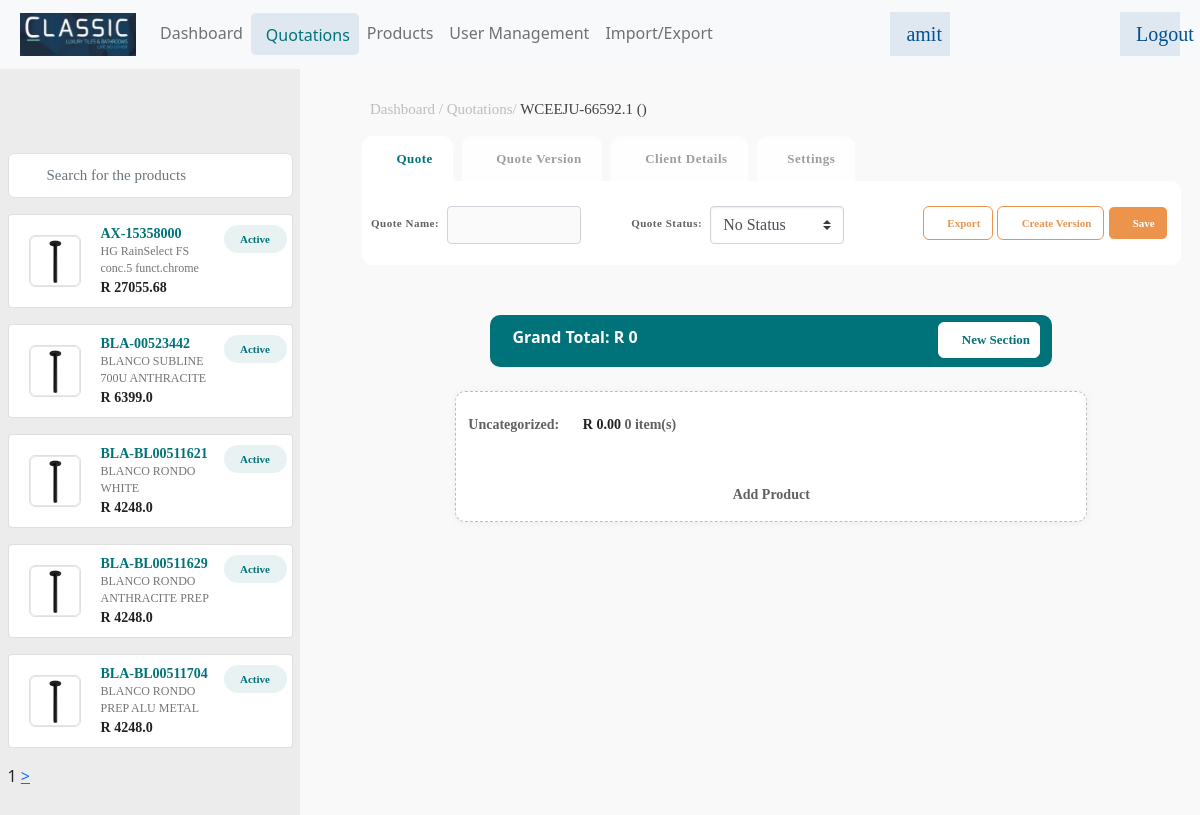
/quotation/24 (signed in), run on the app's committed database.
### app/models.py (models this page shows, shortened)
class Product(models.Model):
    name = models.CharField(max_length=100)
    description = models.TextField()
    quantity = models.PositiveIntegerField(default=0)
    selling_price = models.FloatField()

class Quotation(models.Model):
    quot_no = models.CharField(max_length=200)
    name = models.CharField(max_length=200)
    quot_status = models.CharField(max_length=50, choices=quotationstatus, default="No Status")
    market_seg = models.CharField(max_length=200, default="N/A")
    created_at = models.DateTimeField(auto_now_add=True)
    created_by = models.ForeignKey(User, on_delete=models.CASCADE)

### app/views.py (the view)
# urls.py: path('quotation/<int:pk>', views.quotdetail, name='quotdetail'),
@login_required()
def quotdetail(request, pk):
    print("\n")
    print("\n")
    print("pk ", pk)
    products = Product.objects.all()
    p = Paginator(products, 5)
    page_number = request.GET.get('page')
    try:
        page_obj = p.get_page(page_number)  # returns the desired page object
    except PageNotAnInteger:
        page_obj = p.page(1)
    except EmptyPage:
        page_obj = p.page(p.num_pages)
    quot = Quotation.objects.get(id=pk)
    sections = Section.objects.filter(quotation=pk)
    prods = []
    gt = 0; data = []
    data1 = sectionSubProduct(sections)
    data, gt = data1[0], data1[1]
    context = {'data': data, 'products': products, 'quot': quot, 'grandtotal': gt,
               "quotationstatus": quotationstatus,'page_obj': page_obj}
    return render(request, "quotationdetail.html", context)

### app/datafunction.py (called while the page is built, shortened)
def sectionSubProduct(sections):
    data = []
    gt = 0
    data1 = [data, gt]
    return data1

### app/templates/quotationdetail.html (shortened to what this page needs)
{% extends 'base.html' %}
{% load static %}
{% block main-content %}
<div class="col-md-12 p-0 quotation-page-1 float-left">
    <div class="col-md-3 col-sm-12 sidebar-text float-left">
        <div class="pt-20">&nbsp;</div>
        <div class="form-group has-search">
            <form method="post">
                <input type="text" class="form-control searchbox" placeholder="Search for the products" id="psearch" />
            </form>
        </div>
        <div class="sidebar-div" id="ps">
            {% for p in page_obj %}
            <div class="card">
                <div class="row">
                    <div class="col-sm-12">
                        <img class="product-img" src="{% static 'dist/img/image_77.png' %}" alt="Card image" />
                        <div class="card-body-right">
                            <p class="sidebar-heading mb-0">{{p.name}} <span class="active-button">Active</span></p>
                            <p class="sidebar-description mb-0"><span class="card-text">{{p.description}}</span></p>
                            <p class="sidebar-footer-text mb-0">R {{p.selling_price}}</p>
                        </div>
                    </div>
                </div>
            </div>
            {% endfor %}
            <div>
            <span>{{page_obj.number}}</span>
             {%if page_obj.has_next %}
              <a href="?page={{page_obj.next_page_number}}">></a>
           {% endif %}
            </div>
        </div>
    </div>
    <div class="col-md-9 right-side float-left">
        <p class="right-side-heading">Dashboard / Quotations/ <span style="color:#424242 !important;">{{quot.name}}-{{quot.quot_no}}.1 () </span></p>
        <div class="container">
            <div class="row">
                <div class="col-md-12">
                    <div class="tab" role="tabpanel">
                        <ul class="nav nav-tabs" role="tablist">
                            <li role="presentation" class="active"><a href="#Section1" aria-controls="home" role="tab" data-toggle="tab"><i class="fa fa-shopping-bag" aria-hidden="true"></i> Quote</a></li>
                            <li role="presentation"><a href="#Section2" aria-controls="profile" role="tab" data-toggle="tab"> <i class="fas fa-layer-group"></i> Quote Version</a></li>
                            <li role="presentation"><a href="#Section3" aria-controls="messages" role="tab" data-toggle="tab"><i class="fa fad fa-male" aria-hidden="true"></i> Client Details</a></li>
                            <li role="presentation"><a href="#Section4" aria-controls="settings" role="tab" data-toggle="tab"><i class="fa fa-sliders-h" aria-hidden="true"></i>Settings</a></li>
                        </ul>
                        <div class="tab-content tabs">
                            <div role="tabpanel" class="tab-pane in active" id="Section1">
                                <form action="{% url 'savequote' %}" method="post">
                                    <div class="row">
                                        <div class="col-md-4 pr-0">
                                            <div class="form-group d-flex">
                                                <label class="heading-lebel ml-2">Quote Name: </label>
                                                <input type="text" class="form-control w-50 ml-2" id="qnameid" placeholder="" name="qname">
                                            </div>
                                        </div>
                                        <div class="col-md-4 pl-0">
                                            <div class="form-group d-flex">
                                                <label class="heading-lebel">Quote Status: </label>
                                                <select name="status" class="custom-select  w-50 ml-2" id="statusid">
                                                    {% for qs in quotationstatus %}
                                                    <option value="{{qs.0}}">{{qs.1}}</option>
                                                    {% endfor %}
                                                </select>
                                            </div>
                                        </div>
                                        <div class="col-md-4 pl-0 text-center">
                                            <div class="form-group">
                                                <button type="submit" class="btn btn-default export-btn"><i class="fas fa-external-link-alt"></i> Export</button>
                                                <button type="submit" class="btn btn-default export-btn"><i class="fas fa-layer-group"></i> Create Version</button>
                                                <button type="submit" class="btn btn-default save-btn"><i class="fas fa-download"></i> Save</button>
                                            </div>
                                        </div>
                                    </div>
                                </form>
                            </div>
                        </div>
                    </div>
                </div>
            </div>
            <div class="row d-flex justify-content-center">
                <div class="col-md-8 total-background ">
                    <label class="grand-total">Grand Total: R {{grandtotal}}</label>
                    <button type="button" class="new-section-btn" data-toggle="modal" data-target="#exampleModal" data-whatever="@mdo"><i class="fas fa-plus-circle" aria-hidden="true"></i> New Section</button>
                </div>
            </div>
            <div class="row d-flex justify-content-center mt-4">
                <div class="col-md-9 add-product-area">
                    <label class="heading-lebel">Uncategorized: <span class="rupees-text">R 0.00</span> 0 item(s)</label>
                    <p class="text-center heading-lebel"> <i class="fas fa-plus-circle" aria-hidden="true"></i>
                        <br> Add Product
                    </p>
                </div>
            </div>
        </div>
    </div>
</div>
{% endblock main-content %}

### app/templates/base.html (shortened to what this page needs)
<!DOCTYPE html>
{% load static %}
<html lang="en">
<head>
    <link rel="stylesheet" href="{% static 'plugins/fontawesome-free/css/all.min.css' %}" />
    <link rel="stylesheet" href="{% static 'plugins/icheck-bootstrap/icheck-bootstrap.min.css' %}" />
    <link rel="stylesheet" href="{% static 'dist/css/adminlte.min.css' %}" />
    <link rel="stylesheet" href="{% static 'dist/css/style.css' %}" >
    <link rel="stylesheet" href="{% static 'plugins/datatables-bs4/css/dataTables.bootstrap4.min.css' %}">
    <link rel="stylesheet" href="{% static 'plugins/datatables-responsive/css/responsive.bootstrap4.min.css' %}">
    <link rel="stylesheet" href="{% static 'plugins/datatables-buttons/css/buttons.bootstrap4.min.css' %}">
    <link href="https://cdn.jsdelivr.net/npm/bootstrap@5.0.2/dist/css/bootstrap.min.css" rel="stylesheet">
</head>
<body class="hold-transition sidebar-mini layout-fixed">
    <div class="col-12 p-0">
        <nav class="navbar navbar-expand-lg navbar-light bg-light">
            <div class="container-fluid">
                <a href="{% url 'index' %}" class="navbar-brand"><img src="{% static 'dist/img/logo.png' %}" style="width: 116px;"></a>
                <div class="collapse navbar-collapse" id="navbarCollapse">
                    <div class="navbar-nav">
                        {% if 'dashboard' in request.path %}
                        <a href="{% url 'dashboard' %}" class="nav-item nav-link header-active-menu">Dashboard</a>
                        {% else %}
                        <a href="{% url 'dashboard' %}" class="nav-item nav-link">Dashboard</a>
                        {% endif %}
                        {% if 'quotation' in request.path %}
                        <a href="{% url 'quotations' %}" class="nav-item nav-link header-active-menu">Quotations</a>
                        {% else %}
                        <a href="{% url 'quotations' %}" class="nav-item nav-link">Quotations</a>
                        {% endif %}
                        {% if 'product' in request.path %}
                        <a href="{% url 'products' %}" class="nav-item nav-link header-active-menu">Products</a>
                        {% else %}
                        <a href="{% url 'products' %}" class="nav-item nav-link">Products</a>
                        {% endif %}
                        <a href="#" class="nav-item nav-link">User Management</a>
                        <a href="#" class="nav-item nav-link">Import/Export</a>
                    </div>
                    {% if request.user.is_authenticated %}
                    <div class="navbar-nav ms-auto">
                        <a href="#" class="nav-item nav-link header-side-left-text">{{request.user}}</a>
                    </div>
                    <div class="navbar-nav ms-auto">
                        <a href="{% url 'signout' %}" class="nav-item nav-link header-side-left-text">Logout</a>
                    </div>
                    {% else %}
                    <div class="navbar-nav ms-auto">
                        <a href="{% url 'index' %}" class="nav-item nav-link header-side-left-text">Login</a>
                    </div>
                    {% endif %}
                </div>
            </div>
        </nav>
        {% block main-content %} {% endblock main-content %}
    </div>
</body>
</html>

### data on the page
Product: name "AX-15358000", description "HG RainSelect FS conc.5 funct.chrome", selling_price "27055.68"
Product: name "BLA-00523442", description "BLANCO SUBLINE 700U ANTHRACITE", selling_price "6399.0"
Product: name "BLA-BL00511621", description "BLANCO RONDO WHITE", selling_price "4248.0"
Product: name "BLA-BL00511629", description "BLANCO RONDO ANTHRACITE PREP", selling_price "4248.0"
Product: name "BLA-BL00511704", description "BLANCO RONDO PREP ALU METAL", selling_price "4248.0"
Quotation: name "WCEEJU", quot_no "66592"

### other printed values
{{ request.user }} "amit"
{{ page_obj.number }} "1"
{{ grandtotal }} "0"
form field status "No Status"
